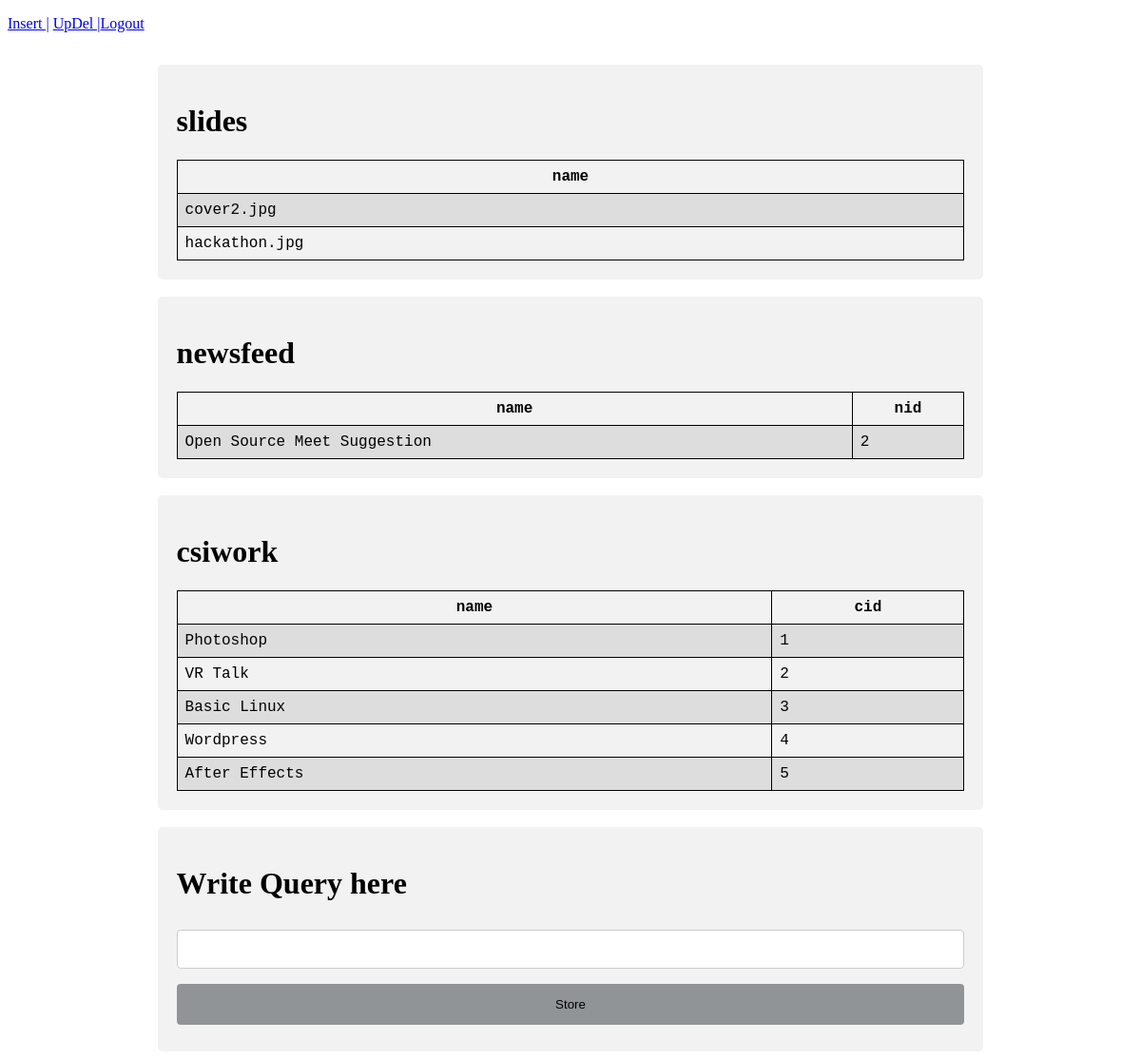
The page /updatedata.php on the database its author committed.
### tables this page shows
CREATE TABLE `slides` (
  `name` varchar(30) DEFAULT NULL
);

CREATE TABLE `newsfeed` (
  `name` varchar(200) DEFAULT NULL,
  `date` varchar(10) DEFAULT NULL,
  `link` varchar(1000) DEFAULT NULL,
  `nid` int(11) NOT NULL AUTO_INCREMENT,
  PRIMARY KEY (`nid`)
);

CREATE TABLE `csiwork` (
  `name` varchar(150) DEFAULT NULL,
  `conduct` varchar(300) DEFAULT NULL,
  `footfall` varchar(4) DEFAULT NULL,
  `doc` varchar(40) DEFAULT NULL,
  `cid` int(11) NOT NULL AUTO_INCREMENT,
  PRIMARY KEY (`cid`)
);

### updatedata.php (the view, shortened to what this page needs)
<!DOCTYPE html>
<html>
<head>
</head>
<body>
<p style="text-align: left"><a href="forms.php">Insert |</a>
<a href="updatedata.php">UpDel |</a><a href="logout.php">Logout</a></p>
<br>
<div class="division">
<h1>slides</h1>
<table>
	  	<tr>
	  		<th>name</th>
		</tr>
<?php
   include "database.php";
   $sql = 'select name from slides';
   $retval = mysql_query( $sql, $conn );
   while($row = mysql_fetch_assoc($retval))
   {
  	echo "<tr>";
  	echo "<td>" . $row['name'] . "</td>";
  	echo "</tr>";
   }
?>
	  </table>
</div>
<br>
<div class="division">
<h1>newsfeed</h1>
<table>
	  	<tr>
	  		<th>name</th>
			<th>nid</th>
		</tr>
<?php
   include "database.php";
   $sql = 'select name,nid from newsfeed';
   $retval = mysql_query( $sql, $conn );
   while($row = mysql_fetch_assoc($retval))
   {
  	echo "<tr>";
  	echo "<td>" . $row['name'] . "</td>";
  	echo "<td>" . $row['nid'] . "</td>";
  	echo "</tr>";
   }
?>
	  </table>
</div>
<br>
<div class="division">
<h1>csiwork</h1>
<table>
	  	<tr>
	  		<th>name</th>
			<th>cid</th>
		</tr>
<?php
   include "database.php";
   $sql = 'select name,cid from csiwork';
   $retval = mysql_query( $sql, $conn );
   while($row = mysql_fetch_assoc($retval))
   {
  	echo "<tr>";
  	echo "<td>" . $row['name'] . "</td>";
  	echo "<td>" . $row['cid'] . "</td>";
  	echo "</tr>";
   }
?>
	  </table>
</div>
<br>
<div class="division">
<h1>Write Query here</h1>
<form action="updel.php" method="post" enctype="multipart/form-data">
 <input type="text" name="name" >
 <input type="submit" value="Store">
</form>
</div>
</body>
</html>

### updatedata.php (style rules this page uses)
.division { border-radius: 5px; background-color: #f2f2f2; padding: 20px; width: 70%; margin-left: auto; margin-right: auto; }
input[type=text] { width: 100%; padding: 12px 20px; margin: 8px 0; display: inline-block; border: 1px solid #ccc; border-radius: 4px; box-sizing: border-box; }
input[type=submit],button { width: 100%; background-color: #909497; color: black; padding: 14px 20px; margin: 8px 0; border: none; border-radius: 4px; cursor: pointer; }
table { font-family: "Courier New",sans-serif; border-collapse: collapse; width: 100%; }
td, th { border: 1px solid #000000; text-align: left; padding: 8px; }
th { text-align: center; }
tr:nth-child(even) { background-color: #dddddd; }

### rows shown on the page
slides: name "cover2.jpg"
slides: name "hackathon.jpg"
newsfeed: name "Open Source Meet Suggestion", nid "2"
csiwork: name "Photoshop", cid "1"
csiwork: name "VR Talk", cid "2"
csiwork: name "Basic Linux", cid "3"
csiwork: name "Wordpress", cid "4"
csiwork: name "After Effects", cid "5"
